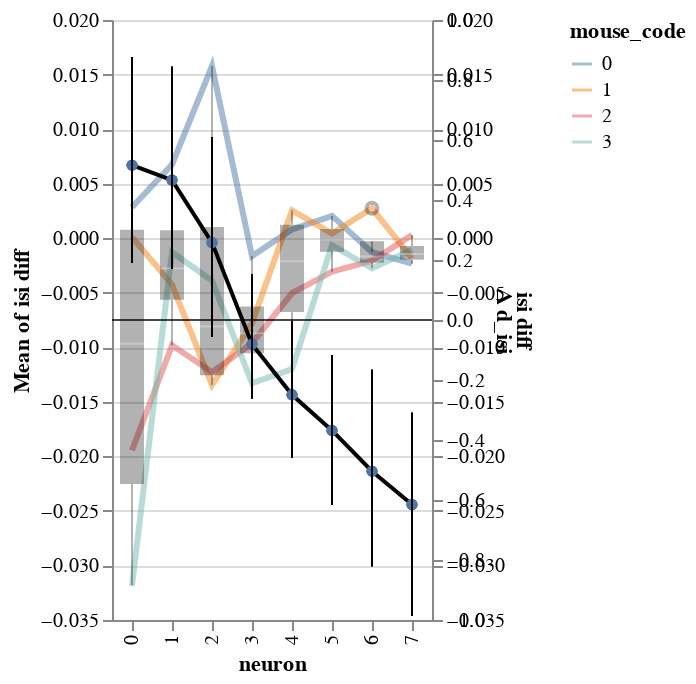

The notebook cell this image was saved under:
### Code cell
(chart_d+chart_p).resolve_scale(y='independent')

### Figure 1 — Vega-Lite specification as saved in the notebook (floating-point values rounded to 4 significant figures)
{"config": {"view": {"continuousWidth": 400, "continuousHeight": 300}}, "layer": [{"mark": {"type": "line", "fill": null, "opacity": 0.5, "size": 3}, "encoding": {"color": {"type": "nominal", "field": "mouse_code"}, "x": {"type": "ordinal", "field": "neuron"}, "y": {"type": "quantitative", "aggregate": "mean", "field": "isi diff", "scale": {"zero": false}}}}, {"mark": {"type": "boxplot", "color": "black", "opacity": 0.3, "size": 12}, "encoding": {"x": {"type": "ordinal", "field": "neuron"}, "y": {"type": "quantitative", "field": "isi diff", "scale": {"zero": false}}}}, {"layer": [{"mark": {"type": "line", "color": "black", "point": true}, "encoding": {"x": {"type": "ordinal", "field": "neuron"}, "y": {"type": "quantitative", "field": "mean HDI", "impute": {"value": "value"}}}}, {"mark": {"type": "rule", "color": "black", "opacity": 0.4, "size": 0.1}, "encoding": {"y": {"type": "quantitative", "field": "zero"}}}, {"mark": "rule", "encoding": {"x": {"type": "ordinal", "field": "neuron"}, "y": {"type": "quantitative", "field": "lower HDI", "scale": {"domain": [-0.986, 0.8769], "zero": false}, "title": "Δ d_isi"}, "y2": {"field": "higher HDI"}}}]}], "data": {"name": "data-578ef73d9cbc7a5813b1c767144b2d6f"}, "resolve": {"scale": {"y": "independent"}}, "$schema": "https://vega.github.io/schema/vega-lite/v4.8.1.json", "datasets": {"data-578ef73d9cbc7a5813b1c767144b2d6f": [{"mouse_code": 0, "neuron": 0, "i_trial": 0.0, "neuron_code": 0.0, "log_firing_rate": 0.02937, "Firing rate": 11.13, "firing_rate": 11.13, "i_spike": 0.0, "isi diff": 0.002833, "mean HDI": 0.5162, "higher HDI": 0.8769, "lower HDI": 0.1902, "log_isi": 0.01563, "zero": 0}, {"mouse_code": 1, "neuron": 0, "i_trial": 0.0, "neuron_code": 0.0, "log_firing_rate": 0.1524, "Firing rate": 33.28, "firing_rate": 33.28, "i_spike": -1.25, "isi diff": 0.0001007, "mean HDI": 0.5162, "higher HDI": 0.8769, "lower HDI": 0.1902, "log_isi": 0.003268, "zero": 0}, {"mouse_code": 2, "neuron": 0, "i_trial": 0.0, "neuron_code": 0.0, "log_firing_rate": -0.3534, "Firing rate": -101.5, "firing_rate": -101.5, "i_spike": 9.25, "isi diff": -0.01944, "mean HDI": 0.5162, "higher HDI": 0.8769, "lower HDI": 0.1902, "log_isi": -0.09984, "zero": 0}, {"mouse_code": 3, "neuron": 0, "i_trial": 0.0, "neuron_code": 0.0, "log_firing_rate": 0.1108, "Firing rate": 13.68, "firing_rate": 13.68, "i_spike": 21.0, "isi diff": -0.03185, "mean HDI": 0.5162, "higher HDI": 0.8769, "lower HDI": 0.1902, "log_isi": -0.1865, "zero": 0}, {"mouse_code": 0, "neuron": 1, "i_trial": 0.0, "neuron_code": 0.0, "log_firing_rate": 0.1901, "Firing rate": 40.43, "firing_rate": 40.43, "i_spike": -4.5, "isi diff": 0.006745, "mean HDI": 0.4664, "higher HDI": 0.8439, "lower HDI": 0.1698, "log_isi": 0.03964, "zero": 0}, {"mouse_code": 1, "neuron": 1, "i_trial": 0.0, "neuron_code": 0.0, "log_firing_rate": 0.2918, "Firing rate": 93.9, "firing_rate": 93.9, "i_spike": 4.25, "isi diff": -0.004254, "mean HDI": 0.4664, "higher HDI": 0.8439, "lower HDI": 0.1698, "log_isi": -0.02836, "zero": 0}, {"mouse_code": 2, "neuron": 1, "i_trial": 0.0, "neuron_code": 0.0, "log_firing_rate": 0.2641, "Firing rate": 46.53, "firing_rate": 46.53, "i_spike": 10.0, "isi diff": -0.009821, "mean HDI": 0.4664, "higher HDI": 0.8439, "lower HDI": 0.1698, "log_isi": -0.07137, "zero": 0}, {"mouse_code": 3, "neuron": 1, "i_trial": 0.0, "neuron_code": 0.0, "log_firing_rate": -0.3507, "Firing rate": -94.12, "firing_rate": -94.12, "i_spike": 2.0, "isi diff": -0.001286, "mean HDI": 0.4664, "higher HDI": 0.8439, "lower HDI": 0.1698, "log_isi": -0.01436, "zero": 0}, {"mouse_code": 0, "neuron": 2, "i_trial": 0.0, "neuron_code": 0.0, "log_firing_rate": -1.045, "Firing rate": -2681.0, "firing_rate": -2681.0, "i_spike": -11.75, "isi diff": 0.01578, "mean HDI": 0.2581, "higher HDI": 0.6098, "lower HDI": -0.05589, "log_isi": 0.1039, "zero": 0}, {"mouse_code": 1, "neuron": 2, "i_trial": 0.0, "neuron_code": 0.0, "log_firing_rate": 0.5571, "Firing rate": 186.7, "firing_rate": 186.7, "i_spike": 13.0, "isi diff": -0.01345, "mean HDI": 0.2581, "higher HDI": 0.6098, "lower HDI": -0.05589, "log_isi": -0.09937, "zero": 0}, {"mouse_code": 2, "neuron": 2, "i_trial": 0.0, "neuron_code": 0.0, "log_firing_rate": 0.2285, "Firing rate": 95.16, "firing_rate": 95.16, "i_spike": 10.0, "isi diff": -0.01228, "mean HDI": 0.2581, "higher HDI": 0.6098, "lower HDI": -0.05589, "log_isi": -0.08222, "zero": 0}, {"mouse_code": 3, "neuron": 2, "i_trial": 0.0, "neuron_code": 0.0, "log_firing_rate": -0.2148, "Firing rate": -218.1, "firing_rate": -218.1, "i_spike": 3.75, "isi diff": -0.003898, "mean HDI": 0.2581, "higher HDI": 0.6098, "lower HDI": -0.05589, "log_isi": -0.03201, "zero": 0}, {"mouse_code": 0, "neuron": 3, "i_trial": 0.0, "neuron_code": 0.0, "log_firing_rate": -0.1277, "Firing rate": -44.36, "firing_rate": -44.36, "i_spike": 2.0, "isi diff": -0.001637, "mean HDI": -0.08065, "higher HDI": 0.1517, "lower HDI": -0.2617, "log_isi": -0.01389, "zero": 0}, {"mouse_code": 1, "neuron": 3, "i_trial": 0.0, "neuron_code": 0.0, "log_firing_rate": 0.4724, "Firing rate": 153.1, "firing_rate": 153.1, "i_spike": 12.75, "isi diff": -0.007802, "mean HDI": -0.08065, "higher HDI": 0.1517, "lower HDI": -0.2617, "log_isi": -0.06924, "zero": 0}, {"mouse_code": 2, "neuron": 3, "i_trial": 0.0, "neuron_code": 0.0, "log_firing_rate": -0.09102, "Firing rate": -51.06, "firing_rate": -51.06, "i_spike": 13.75, "isi diff": -0.009629, "mean HDI": -0.08065, "higher HDI": 0.1517, "lower HDI": -0.2617, "log_isi": -0.08295, "zero": 0}, {"mouse_code": 3, "neuron": 3, "i_trial": 0.0, "neuron_code": 0.0, "log_firing_rate": 0.5313, "Firing rate": 184.2, "firing_rate": 184.2, "i_spike": 21.5, "isi diff": -0.0133, "mean HDI": -0.08065, "higher HDI": 0.1517, "lower HDI": -0.2617, "log_isi": -0.1227, "zero": 0}, {"mouse_code": 0, "neuron": 4, "i_trial": 0.0, "neuron_code": 0.0, "log_firing_rate": -0.07823, "Firing rate": -24.76, "firing_rate": -24.76, "i_spike": -2.5, "isi diff": 0.0008047, "mean HDI": -0.2493, "higher HDI": -0.003568, "lower HDI": -0.4584, "log_isi": 0.00955, "zero": 0}, {"mouse_code": 1, "neuron": 4, "i_trial": 0.0, "neuron_code": 0.0, "log_firing_rate": 0.086, "Firing rate": 31.44, "firing_rate": 31.44, "i_spike": -5.75, "isi diff": 0.002556, "mean HDI": -0.2493, "higher HDI": -0.003568, "lower HDI": -0.4584, "log_isi": 0.02916, "zero": 0}, {"mouse_code": 2, "neuron": 4, "i_trial": 0.0, "neuron_code": 0.0, "log_firing_rate": -0.3405, "Firing rate": -155.3, "firing_rate": -155.3, "i_spike": 11.25, "isi diff": -0.005027, "mean HDI": -0.2493, "higher HDI": -0.003568, "lower HDI": -0.4584, "log_isi": -0.0548, "zero": 0}, {"mouse_code": 3, "neuron": 4, "i_trial": 0.0, "neuron_code": 0.0, "log_firing_rate": 0.1471, "Firing rate": 58.77, "firing_rate": 58.77, "i_spike": 25.25, "isi diff": -0.012, "mean HDI": -0.2493, "higher HDI": -0.003568, "lower HDI": -0.4584, "log_isi": -0.1248, "zero": 0}, {"mouse_code": 0, "neuron": 5, "i_trial": 0.0, "neuron_code": 0.0, "log_firing_rate": -0.07689, "Firing rate": -40.01, "firing_rate": -40.01, "i_spike": -6.75, "isi diff": 0.002043, "mean HDI": -0.3681, "higher HDI": -0.1172, "lower HDI": -0.6169, "log_isi": 0.02627, "zero": 0}, {"mouse_code": 1, "neuron": 5, "i_trial": 0.0, "neuron_code": 0.0, "log_firing_rate": 0.666, "Firing rate": 1173.0, "firing_rate": 1173.0, "i_spike": -1.5, "isi diff": 0.0004306, "mean HDI": -0.3681, "higher HDI": -0.1172, "lower HDI": -0.6169, "log_isi": 0.004968, "zero": 0}, {"mouse_code": 2, "neuron": 5, "i_trial": 0.0, "neuron_code": 0.0, "log_firing_rate": 0.1801, "Firing rate": 92.98, "firing_rate": 92.98, "i_spike": 10.5, "isi diff": -0.003075, "mean HDI": -0.3681, "higher HDI": -0.1172, "lower HDI": -0.6169, "log_isi": -0.04182, "zero": 0}, {"mouse_code": 3, "neuron": 5, "i_trial": 0.0, "neuron_code": 0.0, "log_firing_rate": 0.05392, "Firing rate": 16.95, "firing_rate": 16.95, "i_spike": 1.75, "isi diff": -0.0006406, "mean HDI": -0.3681, "higher HDI": -0.1172, "lower HDI": -0.6169, "log_isi": -0.008967, "zero": 0}, {"mouse_code": 0, "neuron": 6, "i_trial": 0.0, "neuron_code": 0.0, "log_firing_rate": 0.2548, "Firing rate": 202.0, "firing_rate": 202.0, "i_spike": 5.5, "isi diff": -0.001289, "mean HDI": -0.5041, "higher HDI": -0.1654, "lower HDI": -0.8204, "log_isi": -0.01959, "zero": 0}, {"mouse_code": 1, "neuron": 6, "i_trial": 0.0, "neuron_code": 0.0, "log_firing_rate": 0.1069, "Firing rate": 43.83, "firing_rate": 43.83, "i_spike": -10.5, "isi diff": 0.002741, "mean HDI": -0.5041, "higher HDI": -0.1654, "lower HDI": -0.8204, "log_isi": 0.04053, "zero": 0}, {"mouse_code": 2, "neuron": 6, "i_trial": 0.0, "neuron_code": 0.0, "log_firing_rate": -0.38, "Firing rate": -347.1, "firing_rate": -347.1, "i_spike": 10.5, "isi diff": -0.002067, "mean HDI": -0.5041, "higher HDI": -0.1654, "lower HDI": -0.8204, "log_isi": -0.0336, "zero": 0}, {"mouse_code": 3, "neuron": 6, "i_trial": 0.0, "neuron_code": 0.0, "log_firing_rate": 0.5407, "Firing rate": 991.7, "firing_rate": 991.7, "i_spike": 12.25, "isi diff": -0.002756, "mean HDI": -0.5041, "higher HDI": -0.1654, "lower HDI": -0.8204, "log_isi": -0.04391, "zero": 0}, {"mouse_code": 0, "neuron": 7, "i_trial": 0.0, "neuron_code": 0.0, "log_firing_rate": 0.1279, "Firing rate": 132.9, "firing_rate": 132.9, "i_spike": 13.5, "isi diff": -0.002333, "mean HDI": -0.6152, "higher HDI": -0.3091, "lower HDI": -0.986, "log_isi": -0.04231, "zero": 0}, {"mouse_code": 1, "neuron": 7, "i_trial": 0.0, "neuron_code": 0.0, "log_firing_rate": 0.03091, "Firing rate": 8.425, "firing_rate": 8.425, "i_spike": 11.0, "isi diff": -0.001844, "mean HDI": -0.6152, "higher HDI": -0.3091, "lower HDI": -0.986, "log_isi": -0.0333, "zero": 0}, {"mouse_code": 2, "neuron": 7, "i_trial": 0.0, "neuron_code": 0.0, "log_firing_rate": 0.1096, "Firing rate": 84.85, "firing_rate": 84.85, "i_spike": -2.75, "isi diff": 0.0002976, "mean HDI": -0.6152, "higher HDI": -0.3091, "lower HDI": -0.986, "log_isi": 0.005489, "zero": 0}, {"mouse_code": 3, "neuron": 7, "i_trial": 0.0, "neuron_code": 0.0, "log_firing_rate": -0.4107, "Firing rate": -351.0, "firing_rate": -351.0, "i_spike": 6.25, "isi diff": -0.001054, "mean HDI": -0.6152, "higher HDI": -0.3091, "lower HDI": -0.986, "log_isi": -0.02024, "zero": 0}]}}
